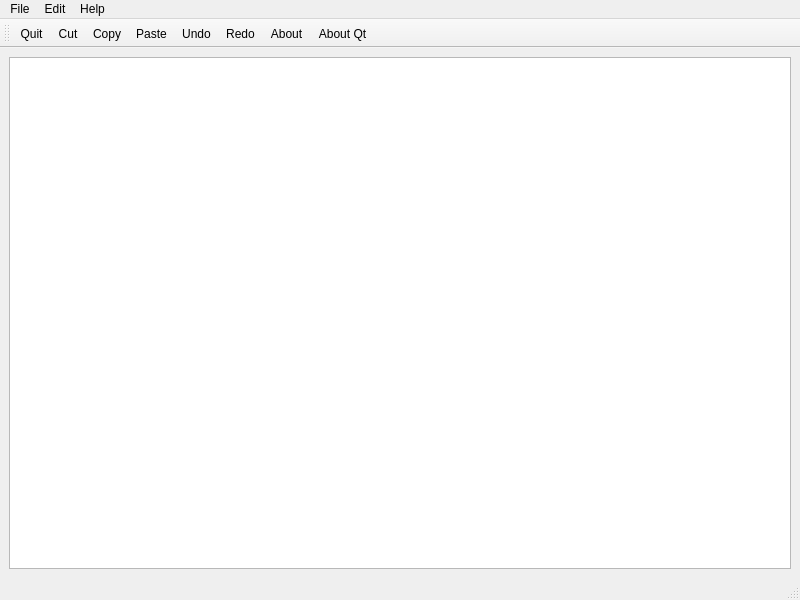
<?xml version="1.0" encoding="UTF-8"?>
<ui version="4.0">
 <class>MainWindow</class>
 <widget class="QMainWindow" name="MainWindow">
  <property name="geometry">
   <rect>
    <x>0</x>
    <y>0</y>
    <width>800</width>
    <height>600</height>
   </rect>
  </property>
  <property name="windowTitle">
   <string>MainWindow</string>
  </property>
  <widget class="QWidget" name="centralwidget">
   <layout class="QHBoxLayout" name="horizontalLayout">
    <item>
     <widget class="QTextEdit" name="textEdit"/>
    </item>
   </layout>
  </widget>
  <widget class="QMenuBar" name="menubar">
   <property name="geometry">
    <rect>
     <x>0</x>
     <y>0</y>
     <width>800</width>
     <height>21</height>
    </rect>
   </property>
   <widget class="QMenu" name="menuFile">
    <property name="title">
     <string>File</string>
    </property>
    <addaction name="actionQuit"/>
   </widget>
   <widget class="QMenu" name="menuEdit">
    <property name="title">
     <string>Edit</string>
    </property>
    <addaction name="actionCut"/>
    <addaction name="actionCopy"/>
    <addaction name="actionPaste"/>
    <addaction name="actionUndo"/>
    <addaction name="actionRedo"/>
   </widget>
   <widget class="QMenu" name="menuHelp">
    <property name="title">
     <string>Help</string>
    </property>
    <addaction name="actionAbout"/>
    <addaction name="actionAbout_Qt"/>
   </widget>
   <addaction name="menuFile"/>
   <addaction name="menuEdit"/>
   <addaction name="menuHelp"/>
  </widget>
  <widget class="QStatusBar" name="statusbar"/>
  <widget class="QToolBar" name="toolBar">
   <property name="windowTitle">
    <string>toolBar</string>
   </property>
   <attribute name="toolBarArea">
    <enum>TopToolBarArea</enum>
   </attribute>
   <attribute name="toolBarBreak">
    <bool>false</bool>
   </attribute>
   <addaction name="actionQuit"/>
   <addaction name="actionCut"/>
   <addaction name="actionCopy"/>
   <addaction name="actionPaste"/>
   <addaction name="actionUndo"/>
   <addaction name="actionRedo"/>
   <addaction name="actionAbout"/>
   <addaction name="actionAbout_Qt"/>
  </widget>
  <action name="actionCut">
   <property name="icon">
    <iconset resource="Resources.qrc">
     <normaloff>:/new/prefix1/Images/cut.png</normaloff>:/new/prefix1/Images/cut.png</iconset>
   </property>
   <property name="text">
    <string>Cut</string>
   </property>
  </action>
  <action name="actionCopy">
   <property name="icon">
    <iconset resource="Resources.qrc">
     <normaloff>:/new/prefix1/Images/copy.png</normaloff>:/new/prefix1/Images/copy.png</iconset>
   </property>
   <property name="text">
    <string>Copy</string>
   </property>
  </action>
  <action name="actionPaste">
   <property name="icon">
    <iconset resource="Resources.qrc">
     <normaloff>:/new/prefix1/Images/paste.png</normaloff>:/new/prefix1/Images/paste.png</iconset>
   </property>
   <property name="text">
    <string>Paste</string>
   </property>
  </action>
  <action name="actionUndo">
   <property name="icon">
    <iconset resource="Resources.qrc">
     <normaloff>:/new/prefix1/Images/undo.png</normaloff>:/new/prefix1/Images/undo.png</iconset>
   </property>
   <property name="text">
    <string>Undo</string>
   </property>
  </action>
  <action name="actionRedo">
   <property name="icon">
    <iconset resource="Resources.qrc">
     <normaloff>:/new/prefix1/Images/redo.png</normaloff>:/new/prefix1/Images/redo.png</iconset>
   </property>
   <property name="text">
    <string>Redo</string>
   </property>
  </action>
  <action name="actionAbout">
   <property name="icon">
    <iconset resource="Resources.qrc">
     <normaloff>:/new/prefix1/Images/about.png</normaloff>:/new/prefix1/Images/about.png</iconset>
   </property>
   <property name="text">
    <string>About</string>
   </property>
  </action>
  <action name="actionAbout_Qt">
   <property name="icon">
    <iconset resource="Resources.qrc">
     <normaloff>:/new/prefix1/Images/Qt.png</normaloff>:/new/prefix1/Images/Qt.png</iconset>
   </property>
   <property name="text">
    <string>About Qt</string>
   </property>
  </action>
  <action name="actionQuit">
   <property name="icon">
    <iconset resource="Resources.qrc">
     <normaloff>:/new/prefix1/Images/quit.png</normaloff>:/new/prefix1/Images/quit.png</iconset>
   </property>
   <property name="text">
    <string>Quit</string>
   </property>
  </action>
 </widget>
 <resources>
  <include location="Resources.qrc"/>
 </resources>
 <connections/>
</ui>
